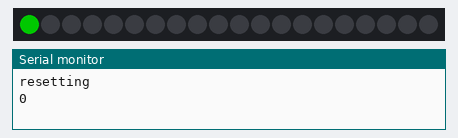
Recording of a sketch running on a simulated Arduino Uno, built with avr-gcc and run on an emulated ATmega328P. Shown: 20 RGB LEDs in strip order, left to right, the last lines printed to the serial monitor. Dim RGB values are drawn brighter than linear; colours are those a GRB WS2812 strip shows for the declared byte order.

Above: at 0.01 s.
At 4.56 s:
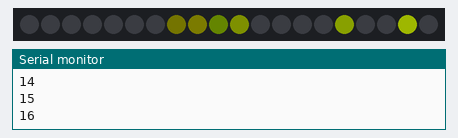
At 9.11 s:
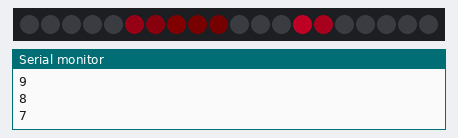
At 18.29 s:
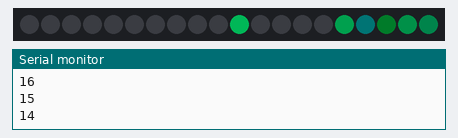
At 27.55 s:
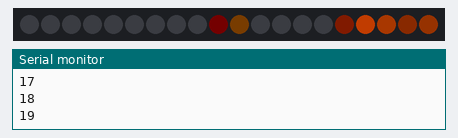
At 39.16 s:
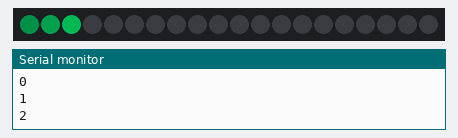

The sketch:

ico_cylon.ino
```cpp
//#define FASTLED_ALLOW_INTERRUPTS 0
#include "FastLED.h"

// How many leds in your strip?
#define NUM_LEDS 20

// For led chips like Neopixels, which have a data line, ground, and power, you just
// need to define DATA_PIN.  For led chipsets that are SPI based (four wires - data, clock,
// ground, and power), like the LPD8806, define both DATA_PIN and CLOCK_PIN
#define DATA_PIN 7
//#define CLOCK_PIN 13

// Define the array of leds
CRGB leds[NUM_LEDS];
int order[20]= {0, 1, 2, 3, 4, 11, 12, 13, 14, 5, 6, 7, 8, 9, 10, 15, 18, 19, 17, 16};

void setup() {
  Serial.begin(57600);
  Serial.println("resetting");
  LEDS.addLeds<WS2812,DATA_PIN,RGB>(leds,NUM_LEDS);
  LEDS.setBrightness(100);
}

void fadeall() { for(int i = 0; i < NUM_LEDS; i++) { leds[i].nscale8(128); } }

void loop() {
  static uint8_t hue = 0;
  //Serial.print("x");
  // First slide the led in one direction
  for(int i = 0; i < NUM_LEDS; i++) {
    // Set the i'th led to red
    leds[order[i]] = CHSV(hue++, 255, 255);
    Serial.println(i);
    // Show the leds
    FastLED.show();
    // now that we've shown the leds, reset the i'th led to black
    // leds[i] = CRGB::Black;
    fadeall();
    // Wait a little bit before we loop around and do it again
    delay(80);
  }


  // Now go in the other direction.
  for(int i = (NUM_LEDS)-1; i >= 0; i--) {
    // Set the i'th led to red
    leds[order[i]] = CHSV(hue++, 255, 255);
    Serial.println(i);
    // Show the leds
    FastLED.show();
    // now that we've shown the leds, reset the i'th led to black
    // leds[i] = CRGB::Black;
    fadeall();
    // Wait a little bit before we loop around and do it again
    delay(80);
  }
}
```
